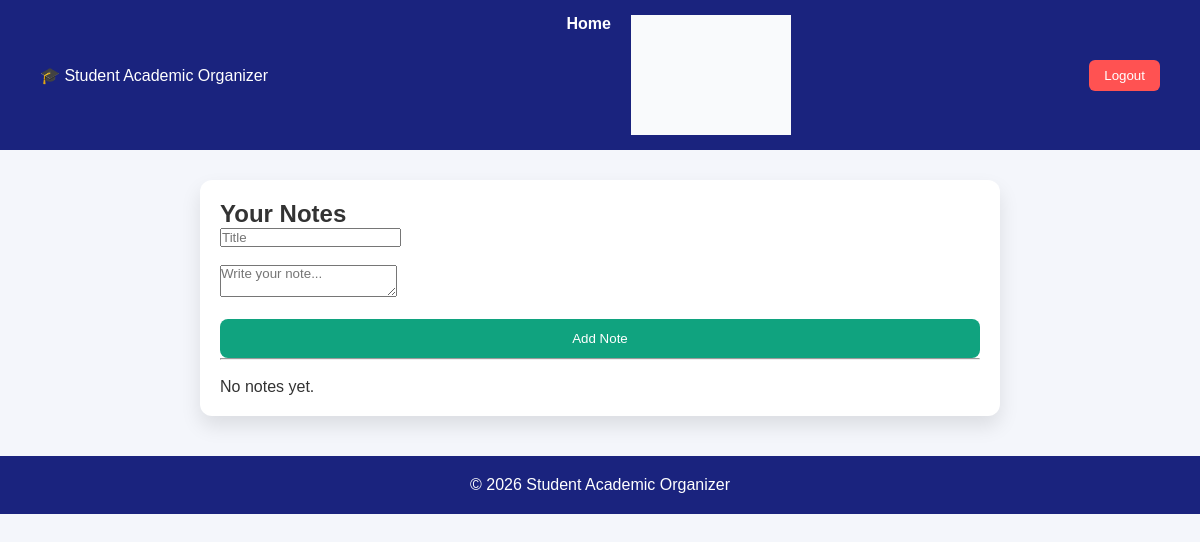
/notes/ (signed in), run on an earlier commit of the app's database.
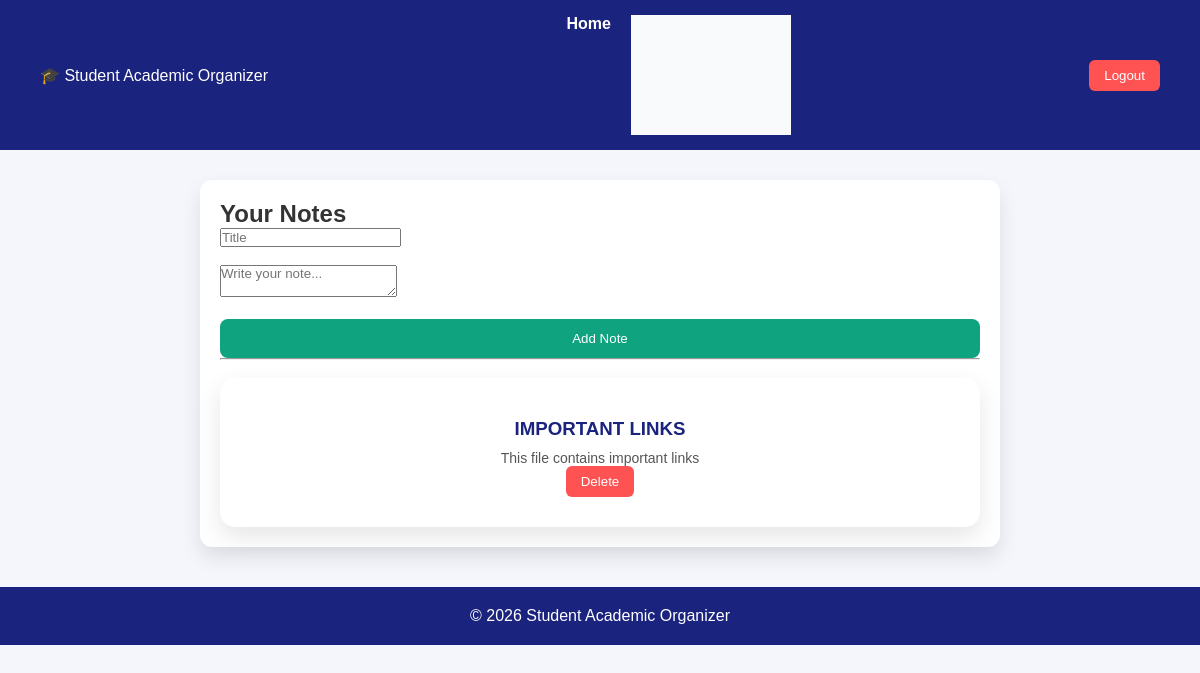
And on a later commit of the database.
### myapp/models.py (models this page shows, shortened)
class Note(models.Model):
    user = models.ForeignKey(User, on_delete=models.CASCADE, related_name="notes")
    title = models.CharField(max_length=200)
    content = models.TextField()
    created_at = models.DateTimeField(auto_now_add=True)
    class Meta:
        ordering = ['-created_at']

### myapp/views.py (the view, shortened to what this page needs)
# urls.py: path('notes/', views.notes, name='notes'),
@login_required
def notes(request):
    notes = Note.objects.filter(user=request.user).order_by('-created_at')
    return render(request, 'notes.html', {
        'notes': notes
    })

### myapp/templates/notes.html (shortened to what this page needs)
{% extends 'base.html' %}
{% block content %}
<div class="module-container">
  <h2>Your Notes</h2>
  <form method="POST">
    <input type="text" name="title" placeholder="Title" required><br><br>
    <textarea name="content" placeholder="Write your note..." required></textarea><br><br>
    <button class="login-btn">Add Note</button>
  </form>
  <hr><br>
  {% for note in notes %}
    <div class="card">
      <h3>{{ note.title }}</h3>
      <p>{{ note.content }}</p>
      <form method="POST" action="{% url 'delete_note' note.id %}">
        <button class="logout-btn">Delete</button>
      </form>
    </div>
  {% empty %}
    <p>No notes yet.</p>
  {% endfor %}
</div>
{% endblock %}

What changed in the data, as far as the page shows it:
added Note: title "IMPORTANT LINKS", content "This file contains important links"
Also different on the page:
text no longer shown: "No notes yet."
